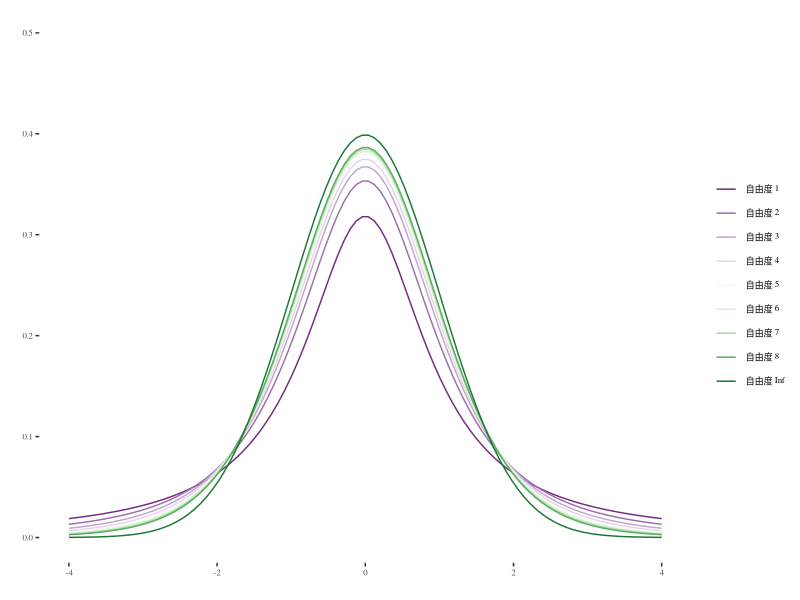
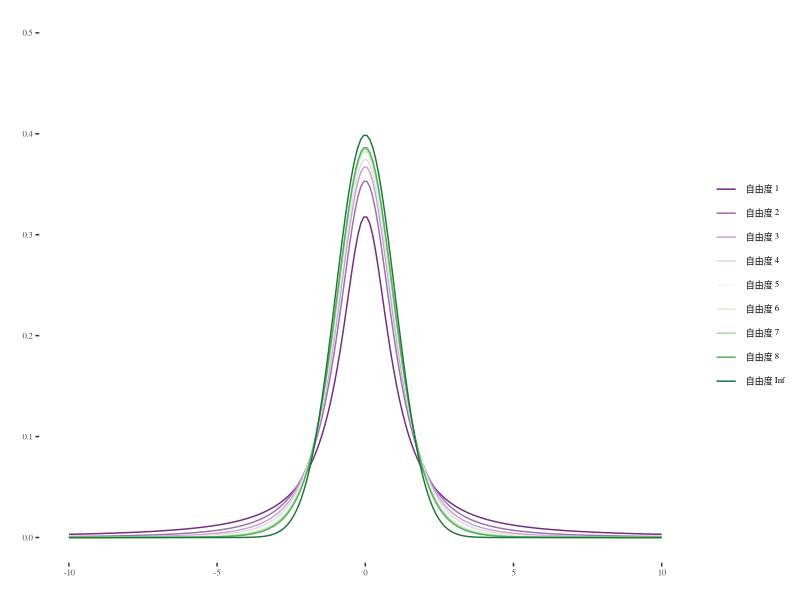
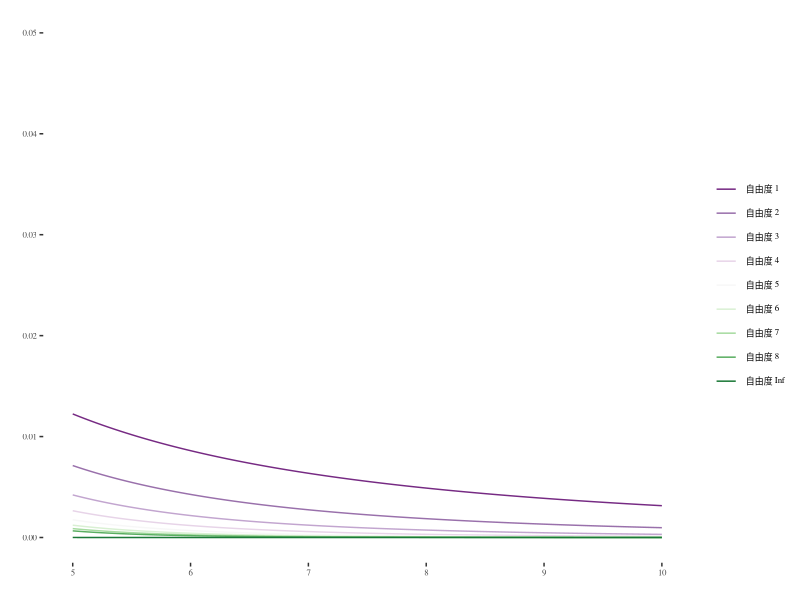
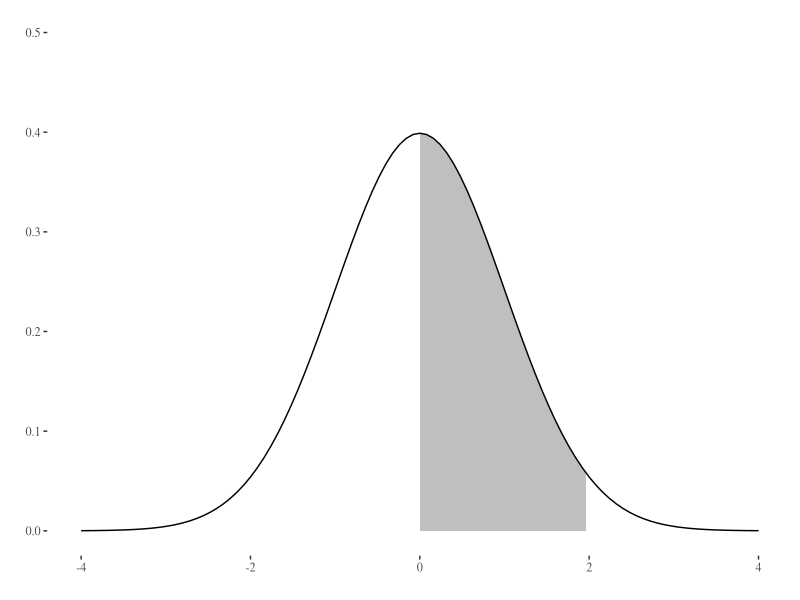

Here is the R script that generated these plots, in order: (Note: this script raises an error after producing the figures.)
## ---- chunk 1
library(tidyverse)
library(tufte)

# invalidate cache when the tufte version changes
knitr::opts_chunk$set(cache.extra = packageVersion('tufte'))
options(htmltools.dir.version = FALSE)

knitr::opts_chunk$set(echo = TRUE,                 # Rコードを出力する
                      warning = FALSE,             # Rの警告を抑止する
                      fig_caption = TRUE,
                      fig.align = 'center',        # 図を中央揃えにする
                      attr.source='.numberLines'   # Rコードに行番号表示
                      )

# tufte packageでは、余白に図などを表示させる制御があるためfig.posによる
# 図表位置の固定はできません。また、見出しは節レベル（level 2）までです。
if (knitr::is_latex_output()) {
  knitr::opts_chunk$set(dev = "cairo_pdf",       # 図の出力にPDFデバイスを使う
                        dev.args = list(family = "Source Han Code JP"),
                                                 # 図のフォントを指定する
                        tinytex.verbose = TRUE   # デバッグ用メッセージを出力
                        )
}

df_print <- function(df = NULL,             # 表示させたいデータをフレームを指定
                     n = 3L,                # 省略表示時の行数
                     caption = NULL,        # 表見出しを指定
                     booktabs = TRUE,       # FALSEで縦罫線を描画
                     font_size = NULL,      # 表内文字のフォントサイズ
                     position = "center",   # 表の横位置
                     full_width = FALSE,    # TRUEで幅いっぱいに拡大表示
                     scale_down = FALSE,    # TRUEで横幅に収まるよう縮小表示
                     all = FALSE,           # TRUEですべてのデータを表示
                     head_tail = FALSE,     # TRUEで先頭・末尾をn行ずつ表示
                     ...) {                 # kableExtra::kblに渡す引数
  if (!is.null(df)) {
    if (knitr::is_latex_output()) {
      if (scale_down == FALSE) {
        # latex_option = c("striped", "HOLD_position")
        latex_option = c("striped")
      } else {
        # latex_option = c("striped", "HOLD_position", "scale_down")
        latex_option = c("striped", "scale_down")
      }
      if (all == FALSE) {
        df <- df %>% 
          psych::headTail(top = n,
                          bottom = dplyr::if_else(head_tail == FALSE, 0L, n))
      }
      df %>% 
        kableExtra::kbl(caption  = caption, booktabs = booktabs, ...) %>%
        kableExtra::kable_styling(font_size = font_size, position = position,
                                  full_width = full_width,
                                  latex_options = latex_option)
    } else {   # 出力タイプ不明の場合
      rmarkdown::paged_table()
    }
  }
}

## ---- chunk 2
dplyr::data_frame(x = seq(from = -4, to = 4, length.out = 100)) %>% 
  dplyr::mutate(`自由度 1` = dt(x, df = 1),
                `自由度 2` = dt(x, df = 2),
                `自由度 3` = dt(x, df = 3),
                `自由度 4` = dt(x, df = 4),
                `自由度 5` = dt(x, df = 5),
                `自由度 6` = dt(x, df = 6),
                `自由度 7` = dt(x, df = 7),
                `自由度 8` = dt(x, df = 8),
                `自由度 Inf` = dt(x, df = Inf)) %>% 
  tidyr::pivot_longer(cols = -x, names_to = "自由度") %>% 
  ggplot2::ggplot(ggplot2::aes(x = x, y = value, colour = `自由度`)) + 
    ggplot2::geom_path() +
    ggplot2::scale_colour_brewer(palette = "PRGn") +
    ggplot2::labs(x = "", y = "") + ggplot2::lims(y = c(0, 0.5)) +
    ggthemes::theme_tufte() +
    ggplot2::theme(legend.title = ggplot2::element_blank(),
                   text = ggplot2::element_text(size = 8)) 
## ---- chunk 3
dplyr::data_frame(x = seq(from = -10, to = 10, length.out = 200)) %>% 
  dplyr::mutate(`自由度 1` = dt(x, df = 1),
                `自由度 2` = dt(x, df = 2),
                `自由度 3` = dt(x, df = 3),
                `自由度 4` = dt(x, df = 4),
                `自由度 5` = dt(x, df = 5),
                `自由度 6` = dt(x, df = 6),
                `自由度 7` = dt(x, df = 7),
                `自由度 8` = dt(x, df = 8),
                `自由度 Inf` = dt(x, df = Inf)) %>% 
  tidyr::pivot_longer(cols = -x, names_to = "自由度") %>% 
  ggplot2::ggplot(ggplot2::aes(x = x, y = value, colour = `自由度`)) + 
    ggplot2::geom_path() +
    ggplot2::scale_colour_brewer(palette = "PRGn") +
    ggplot2::labs(x = "", y = "") + ggplot2::lims(y = c(0, 0.5)) +
    ggthemes::theme_tufte() +
    ggplot2::theme(legend.title = ggplot2::element_blank(),
                   text = ggplot2::element_text(size = 8)) 
## ---- chunk 4
dplyr::data_frame(x = seq(from = 5, to = 10, length.out = 100)) %>% 
  dplyr::mutate(`自由度 1` = dt(x, df = 1),
                `自由度 2` = dt(x, df = 2),
                `自由度 3` = dt(x, df = 3),
                `自由度 4` = dt(x, df = 4),
                `自由度 5` = dt(x, df = 5),
                `自由度 6` = dt(x, df = 6),
                `自由度 7` = dt(x, df = 7),
                `自由度 8` = dt(x, df = 8),
                `自由度 Inf` = dt(x, df = Inf)) %>% 
  tidyr::pivot_longer(cols = -x, names_to = "自由度") %>% 
  ggplot2::ggplot(ggplot2::aes(x = x, y = value, colour = `自由度`)) + 
    ggplot2::geom_path() +
    ggplot2::scale_colour_brewer(palette = "PRGn") +
    ggplot2::labs(x = "", y = "") + ggplot2::lims(y = c(0, 0.05)) +
    ggthemes::theme_tufte() +
    ggplot2::theme(legend.title = ggplot2::element_blank(),
                   text = ggplot2::element_text(size = 8)) 
## ---- chunk 5
x <- seq(from = -4, to = 4, len = 101)
q <- seq(from = qnorm(0.50), to = qnorm(0.975), len = 101)

data.frame(x = x, y = dnorm(x), q = q, r = dnorm(q)) %>% 
  ggplot2::ggplot() + 
    ggplot2::geom_ribbon(ggplot2::aes(x = q, y = r, ymin = 0, ymax = r), fill = "gray75") +
    ggplot2::geom_path(ggplot2::aes(x = x, y = y)) +
    ggplot2::labs(x = "", y = "") + ggplot2::lims(y = c(0, 0.5)) +
    ggthemes::theme_tufte()
## ---- chunk 6
# create a bib file for the R packages used in this document
knitr::write_bib(c('base', 'rmarkdown'), file = './bib/skeleton.bib')
